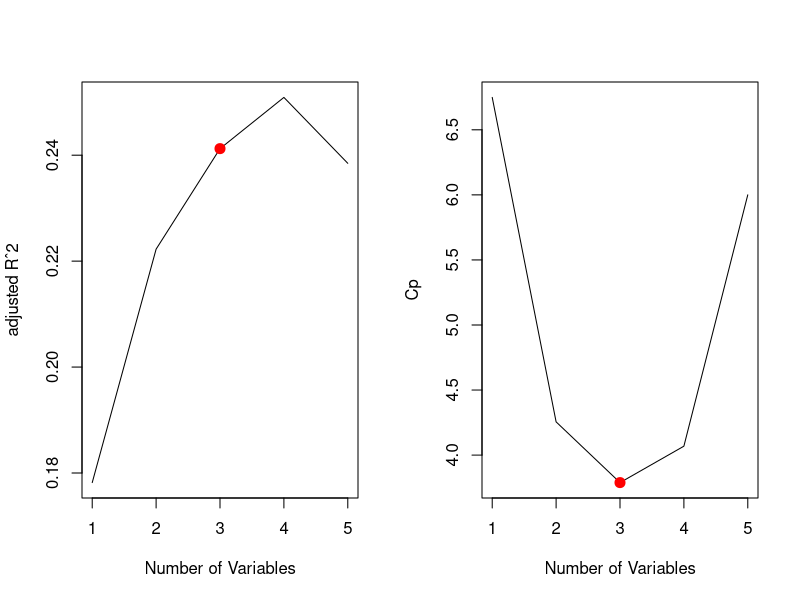
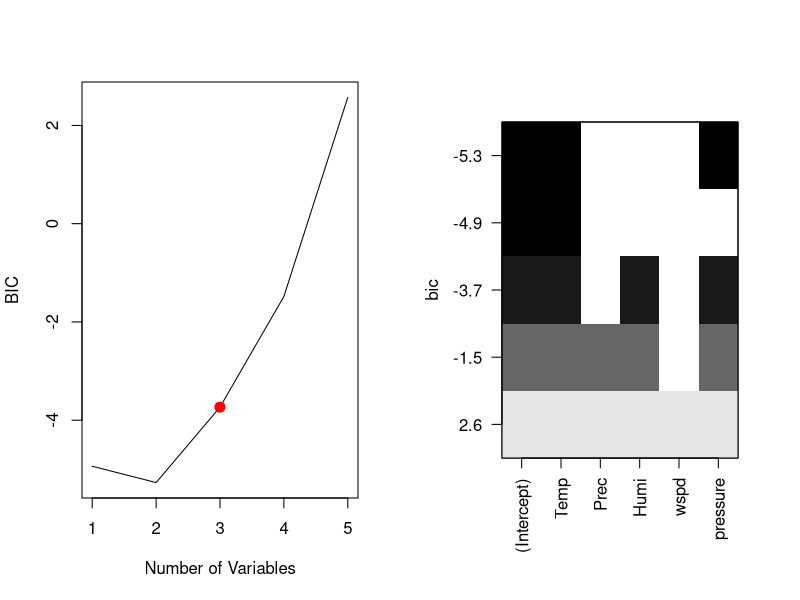

R code for these plots, in order: (Note: this script raises an error after producing the figures.)
## ---- chunk 1
knitr::opts_chunk$set(echo = TRUE)
## ---- chunk 2
df1 = read.csv("../../data/washington/washington_yearly.csv")
df1 = df1[-2]
set.seed(3)
test = sample(c(1:77), 15, replace = F)
df_test = df1[df1$X %in% test,]
df_train = df1[!(df1$X %in% df_test$X),]
df_test = df_test[-1]
df_train = df_train[-1]
## ---- chunk 3
mod1 = lm(bloom_doy ~ ., data = df_train)
test_predicted = round(predict.lm(mod1, newdata = df_test))
test_real = df_test["bloom_doy"]
residual = abs(test_predicted - test_real)
len = length(residual$bloom_doy)
accNum = length(residual$bloom_doy[residual$bloom_doy <= 3] )
accuracy = accNum / len; accuracy
## ---- chunk 4
library(caret)
library(leaps)
library(tidyverse)

mod2 = regsubsets(bloom_doy ~ ., data = df_train, nvmax = 5)
summary(mod2)

draw <- function(reg.summary, regfit){
  par(mfrow=c(1,2))
  plot(reg.summary$adjr2,xlab="Number of Variables",ylab="adjusted Rˆ2",type="l") 
  best.mod.ind = which.min(reg.summary$cp) # which size of model gives the best Cp?
  points(best.mod.ind,reg.summary$adjr2[best.mod.ind], col="red",cex=2,pch=20)
  plot(reg.summary$cp,xlab="Number of Variables",ylab="Cp",type="l")
  points(best.mod.ind,reg.summary$cp[best.mod.ind], col="red",cex=2,pch=20)
  plot(reg.summary$bic,xlab="Number of Variables",ylab="BIC",type="l")
  points(best.mod.ind,reg.summary$bic[best.mod.ind], col="red",cex=2,pch=20)
  plot(regfit,scale="bic")
  coef(regfit,best.mod.ind)
}
draw(summary(mod2), mod2)
## ---- chunk 5
predict.regsubsets <- function(object, newdata, id, ...) {
  form <- as.formula(object[["call"]][[2]])
  mat <- model.matrix(form, newdata)
  coefi <- coef(object, id = id)
  xvars <- names(coefi)
  # Matrix
  pred_mat <- mat[, xvars] %*% coefi
  # Vector
  pred <- as.numeric(pred_mat)
  names(pred) <- rownames(mat)
  pred
}

subPred = predict(mod2, newdata = df_test, 3)
resSub = abs(subPred - test_real)
accNum = length(which(resSub <= 3))
accSub = accNum / len; accSub
## ---- chunk 6
df2 = read.csv("../../data/kyoto/kyotodoy_yearly.csv")
df2 = df2[-2]
set.seed(3)
test_kyoto = sample(c(1:26), 5, replace = F)
df_test_kyoto = df2[df2$X %in% test_kyoto,]
df_train_kyoto = df2[!(df2$X %in% df_test_kyoto$X),]
df_test_kyoto = df_test_kyoto[-1]
df_train_kyoto = df_train_kyoto[-1]
## ---- chunk 7
mod3 = lm(bloom_doy ~ ., data = df_train_kyoto)
test_predicted_kyoto = round(predict.lm(mod3, newdata = df_test_kyoto))
test_real_kyoto = df_test_kyoto["bloom_doy"]
residual_kyoto = abs(test_predicted_kyoto - test_real_kyoto)
len_kyoto = length(residual$bloom_doy)
accNum_kyoto = length(residual$bloom_doy[residual$bloom_doy <= 3] )
accuracy_kyoto = accNum_kyoto / len_kyoto; accuracy_kyoto
## ---- chunk 8
mod4 = regsubsets(bloom_doy ~ ., data = df_train_kyoto, nvmax = 6)
summary(mod4)

draw(summary(mod4), mod4)
## ---- chunk 9
subPred_kyoto = predict(mod4, newdata = df_test_kyoto, 3)
resSub_kyoto = abs(subPred_kyoto - test_real_kyoto)
accNum_kyoto = length(which(resSub_kyoto <= 3))
accSub_kyoto = accNum_kyoto / len_kyoto; accSub_kyoto
## ---- chunk 10
df3 = read.csv("../../data/liestal/liestal_yearly.csv")
df3 = df3[-2]
set.seed(3)
test_liestal = sample(c(1:26), 5, replace = F)
df_test_liestal = df3[df3$X %in% test_liestal,]
df_train_liestal = df3[!(df3$X %in% df_test_liestal$X),]
df_test_liestal = df_test_liestal[-1]
df_train_liestal = df_train_liestal[-1]
## ---- chunk 11
mod5 = lm(bloom_doy ~ ., data = df_train_liestal)
test_predicted_liestal = round(predict.lm(mod5, newdata = df_test_liestal))
test_real_liestal = df_test_liestal["bloom_doy"]
residual_liestal = abs(test_predicted_liestal - test_real_liestal)
len_liestal = length(residual$bloom_doy)
accNum_liestal = length(residual$bloom_doy[residual$bloom_doy <= 3] )
accuracy_liestal = accNum_liestal / len_liestal; accuracy_liestal
## ---- chunk 12
mod6 = regsubsets(bloom_doy ~ ., data = df_train_liestal, nvmax = 6)
summary(mod6)

draw(summary(mod6), mod6)
## ---- chunk 13
subPred_liestal = predict(mod6, newdata = df_test_liestal, 3)
resSub_liestal = abs(subPred_liestal - test_real_liestal)
accNum_liestal = length(which(resSub_liestal <= 3))
accSub_liestal = accNum_liestal / len_liestal; accSub_liestal
